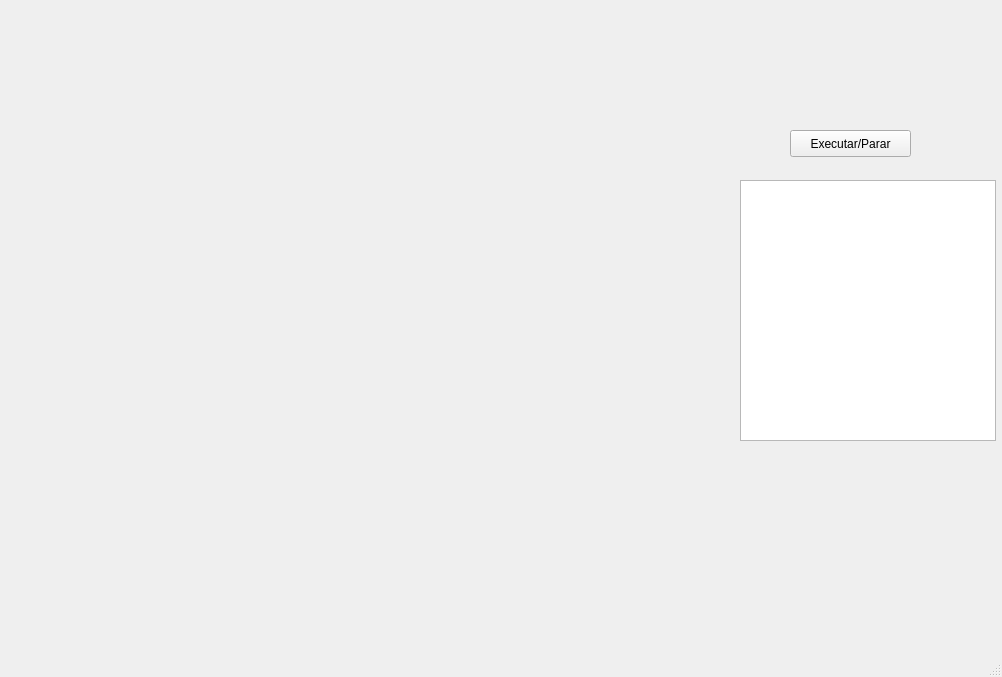
<?xml version="1.0" encoding="UTF-8"?>
<ui version="4.0">
 <class>Steamboat</class>
 <widget class="QMainWindow" name="Steamboat">
  <property name="geometry">
   <rect>
    <x>0</x>
    <y>0</y>
    <width>1002</width>
    <height>677</height>
   </rect>
  </property>
  <property name="windowTitle">
   <string>MainWindow</string>
  </property>
  <widget class="QWidget" name="centralwidget">
   <widget class="QPushButton" name="btnPlay">
    <property name="geometry">
     <rect>
      <x>790</x>
      <y>130</y>
      <width>121</width>
      <height>27</height>
     </rect>
    </property>
    <property name="text">
     <string>Executar/Parar</string>
    </property>
   </widget>
   <widget class="QListWidget" name="curvesList">
    <property name="geometry">
     <rect>
      <x>740</x>
      <y>180</y>
      <width>256</width>
      <height>261</height>
     </rect>
    </property>
   </widget>
   <widget class="PlayScreen" name="widget" native="true">
    <property name="geometry">
     <rect>
      <x>20</x>
      <y>50</y>
      <width>681</width>
      <height>461</height>
     </rect>
    </property>
   </widget>
  </widget>
  <widget class="QMenuBar" name="menubar">
   <property name="geometry">
    <rect>
     <x>0</x>
     <y>0</y>
     <width>1002</width>
     <height>24</height>
    </rect>
   </property>
  </widget>
  <widget class="QStatusBar" name="statusbar"/>
 </widget>
 <customwidgets>
  <customwidget>
   <class>PlayScreen</class>
   <extends>QWidget</extends>
   <header>playscreen.h</header>
   <container>1</container>
  </customwidget>
 </customwidgets>
 <resources/>
 <connections/>
</ui>
